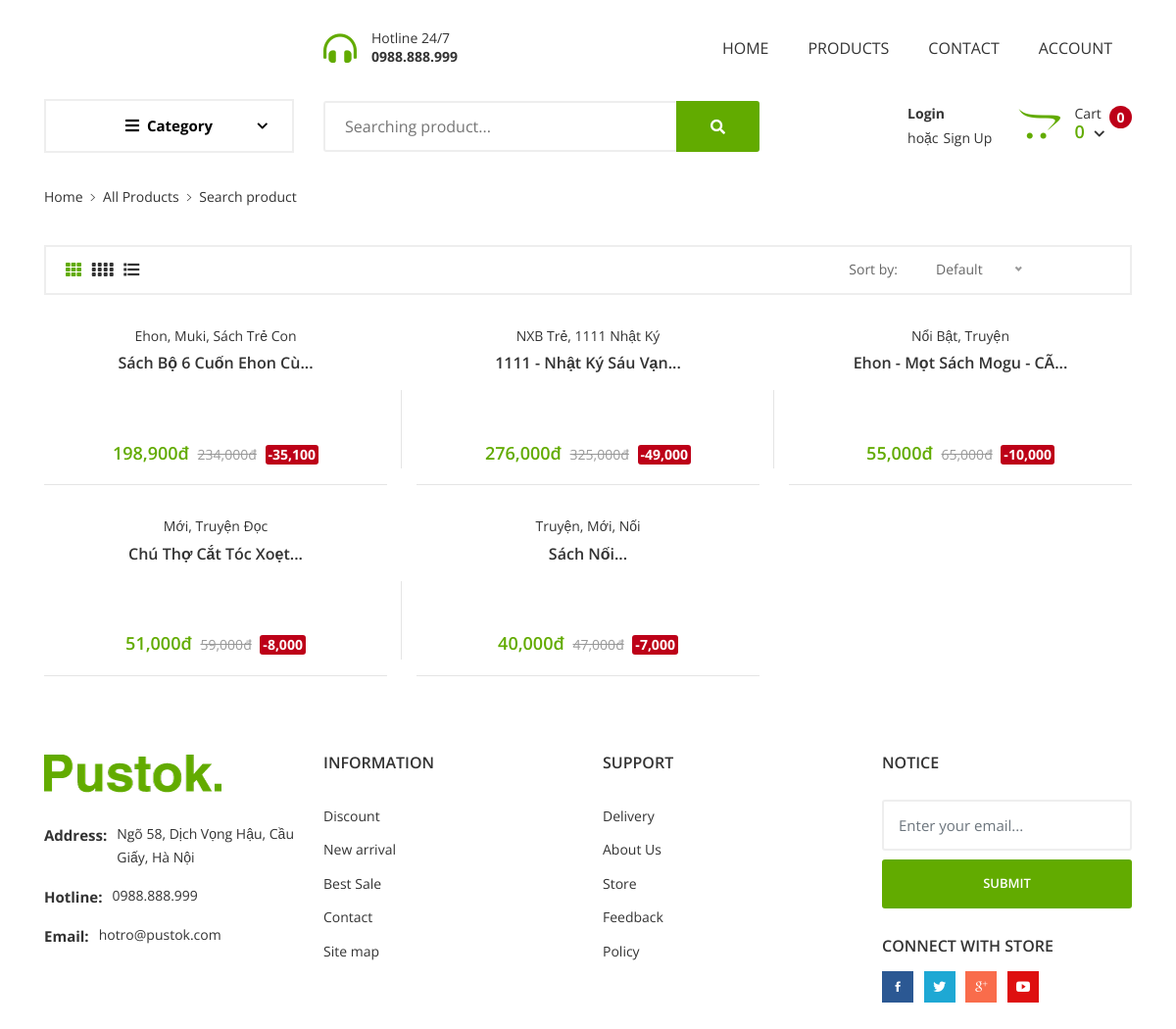
/tim-kiem.php, run on the app's committed database.
### tables this page shows
CREATE TABLE `sanpham` (
  `masanpham` int(11) NOT NULL,
  `tensanpham` varchar(255) NOT NULL,
  `giagoc` int(11) NOT NULL,
  `giaban` int(11) NOT NULL,
  `machuyenmuc` int(11) NOT NULL,
  `tag` varchar(255) NOT NULL,
  `mota` varchar(500) NOT NULL,
  `anhchinh` text NOT NULL,
  `anhphu1` text NOT NULL,
  `anhphu2` text NOT NULL,
  `anhphu3` text NOT NULL,
  `anhphu4` text NOT NULL,
  `motachitiet` text NOT NULL,
  `loaisanpham` int(1) NOT NULL
);

### database/query.php (called while the page is built, shortened)
<?php
function queryResult($conn, $sql){
    $result = $conn->query($sql);
    if ($result->num_rows > 0) {
        return $result;
    } else {
        return 0;
    }
}
?>

### tim-kiem.php (the view, shortened to what this page needs)
<?php require(__DIR__.'/layouts/header.php'); ?>
<?php
$tensach = "'%".$_GET['tensach']."%'";
$sql_sanpham = "SELECT * FROM sanpham WHERE tensanpham LIKE ".$tensach."";
$sanpham = queryResult($conn,$sql_sanpham);
 ?>
		<section class="breadcrumb-section">
			<div class="container">
				<div class="breadcrumb-contents">
					<nav aria-label="breadcrumb">
						<ol class="breadcrumb">
							<li class="breadcrumb-item"><a href="index.html">Home</a></li>
							<li class="breadcrumb-item ">All Products</li>
							<li class="breadcrumb-item active">Search product</li>
						</ol>
					</nav>
				</div>
			</div>
		</section>
		<main class="inner-page-sec-padding-bottom">
			<div class="container">
				<div class="shop-toolbar mb--30">
					<div class="row align-items-center">
						<div class="col-lg-2 col-md-2 col-sm-6">
							<div class="product-view-mode">
								<a href="#" class="sorting-btn active" data-target="grid"><i class="fas fa-th"></i></a>
								<a href="#" class="sorting-btn" data-target="grid-four">
									<span class="grid-four-icon">
										<i class="fas fa-grip-vertical"></i><i class="fas fa-grip-vertical"></i>
									</span>
								</a>
								<a href="#" class="sorting-btn" data-target="list "><i class="fas fa-list"></i></a>
							</div>
						</div>
						<div class="col-xl-4 col-lg-4 col-md-4 col-sm-6 mt--10 mt-md--0 ">
							<div class="sorting-selection">
								<span>Sort by:</span>
							</div>
						</div>
					</div>
				</div>
				<div class="shop-product-wrap grid with-pagination row space-db--30 shop-border">
					<?php if(!isset($sanpham->num_rows)){ ?>
						<p style="text-align: center; width: 100%;">We couldn't find the product!</p>
					<?php }else{ ?>
						<?php while($row = $sanpham->fetch_assoc()){ ?>
							<div class="col-lg-4 col-sm-6">
								<div class="product-card">
									<div class="product-grid-content">
										<div class="product-header">
											<a href="" class="author">
												<?php echo $row['tag']; ?>
											</a>
											<h3><a href="san-pham.php?id=<?php echo $row['masanpham']; ?>"><?php echo substr($row['tensanpham'],0,28);?>...</a></h3>
										</div>
										<div class="product-card--body">
											<div class="card-image">
											</div>
											<div class="price-block">
	                                            <span class="price"><?php echo number_format($row['giaban']); ?>đ</span>
	                                            <del class="price-old"><?php echo number_format($row['giagoc']); ?>đ</del>
	                                            <span class="price-discount">-<?php echo number_format($row['giagoc'] - $row['giaban']); ?></span>
	                                        </div>
										</div>
									</div> <hr>
								</div>
							</div>
						<?php } ?>
					<?php } ?>
				</div>
			</div>
		</main>
	</div>
<?php require(__DIR__.'/layouts/footer.php'); ?>

### layouts/header.php (shortened to what this page needs)
<?php
require('./database/connect.php');
require('./database/query.php');
?>
<!DOCTYPE html>
<html lang="zxx">
<head>
    <link rel="stylesheet" type="text/css" media="screen" href="css/plugins.css" />
    <link rel="stylesheet" type="text/css" media="screen" href="css/main.css" />
</head>
<body>
    <div class="site-wrapper" id="top">
        <div class="site-header d-none d-lg-block">
            <div class="header-middle pt--10 pb--10">
                <div class="container">
                    <div class="row align-items-center">
                        <div class="col-lg-3 ">
                        </div>
                        <div class="col-lg-3">
                            <div class="header-phone ">
                                <div class="icon">
                                    <i class="fas fa-headphones-alt"></i>
                                </div>
                                <div class="text">
                                    <p>Hotline 24/7</p>
                                    <p class="font-weight-bold number">0988.888.999</p>
                                </div>
                            </div>
                        </div>
                        <div class="col-lg-6">
                            <div class="main-navigation flex-lg-right">
                                <ul class="main-menu menu-right " style="display: -webkit-inline-box;">
                                    <li class="menu-item ">
                                        <a href="index.php">Home</a>
                                    </li>
                                    <li class="menu-item">
                                        <a href="tat-ca-san-pham.php">Products</a>
                                    </li>
                                    <li class="menu-item">
                                        <a href="lien-he.php">Contact</a>
                                    </li>
                                    <li class="menu-item">
                                        <a href="tai-khoan.php">Account</a>
                                    </li>
                                </ul>
                            </div>
                        </div>
                    </div>
                </div>
            </div>
            <div class="header-bottom pb--10">
                <div class="container">
                    <div class="row align-items-center">
                        <div class="col-lg-3">
                            <nav class="category-nav">
                                <div>
                                    <a href="javascript:void(0)" class="category-trigger"><i
                                            class="fa fa-bars"></i>Category</a>
                                </div>
                            </nav>
                        </div>
                        <div class="col-lg-5">
                            <form method="GET" action="tim-kiem.php">
                                <div class="header-search-block">
                                    <input type="text" placeholder="Searching product..." name="tensach">
                                    <button type="submit"><i class="fa fa-search" aria-hidden="true"></i></button>
                                </div>
                            </form>
                        </div>
                        <div class="col-lg-4">
                            <div class="main-navigation flex-lg-right">
                                <div class="cart-widget">
                                    <?php if(isset($_SESSION['dangnhap'])){ ?>
                                        <div class="login-block">
                                            <a href="#" class="font-weight-bold"><?php echo $_SESSION['taikhoan']; ?></a><br>
                                            <a href="dang-xuat.php">Logout</a>
                                        </div>
                                    <?php }else{ ?>
                                        <div class="login-block">
                                            <a href="dang-nhap.php" class="font-weight-bold">Login</a> <br>
                                            <span>hoặc</span><a href="dang-nhap.php">Sign Up</a>
                                        </div>
                                    <?php } ?>
                                    <div class="cart-block">
                                        <div class="cart-total">
                                            <span class="text-number slgiohang">
                                                0
                                            </span>
                                            <span class="text-item">
                                                Cart
                                            </span>
                                            <span class="price tiengiohang">
                                                0
                                                <i class="fas fa-chevron-down"></i>
                                            </span>
                                        </div>
                                    </div>
                                </div>
                            </div>
                        </div>
                    </div>
                </div>
            </div>
        </div>

### layouts/footer.php (shortened to what this page needs)
<footer class="site-footer">
        <div class="container">
            <div class="row justify-content-between  section-padding">
                <div class=" col-xl-3 col-lg-4 col-sm-6">
                    <div class="single-footer pb--40">
                        <div class="brand-footer footer-title">
                            <img src="image/logo--footer.png" alt="">
                        </div>
                        <div class="footer-contact">
                            <p><span class="label">Address:</span><span class="text">Ngõ 58, Dịch Vọng Hậu, Cầu Giấy, Hà Nội</span></p>
                            <p><span class="label">Hotline:</span><span class="text">0988.888.999</span></p>
                            <p><span class="label">Email:</span><span class="text">hotro@pustok.com</span></p>
                        </div>
                    </div>
                </div>
                <div class=" col-xl-3 col-lg-2 col-sm-6">
                    <div class="single-footer pb--40">
                        <div class="footer-title">
                            <h3>Information</h3>
                        </div>
                        <ul class="footer-list normal-list">
                            <li><a href="">Discount</a></li>
                            <li><a href="">New arrival</a></li>
                            <li><a href="">Best Sale</a></li>
                            <li><a href="">Contact</a></li>
                            <li><a href="">Site map</a></li>
                        </ul>
                    </div>
                </div>
                <div class=" col-xl-3 col-lg-2 col-sm-6">
                    <div class="single-footer pb--40">
                        <div class="footer-title">
                            <h3>Support</h3>
                        </div>
                        <ul class="footer-list normal-list">
                            <li><a href="">Delivery</a></li>
                            <li><a href="">About Us</a></li>
                            <li><a href="">Store</a></li>
                            <li><a href="">Feedback</a></li>
                            <li><a href="">Policy</a></li>
                        </ul>
                    </div>
                </div>
                <div class=" col-xl-3 col-lg-4 col-sm-6">
                    <div class="footer-title">
                        <h3>NOTICE</h3>
                    </div>
                    <div class="newsletter-form mb--30">
                        <form action="./php/mail.php">
                            <input type="email" class="form-control" placeholder="Enter your email...">
                            <button class="btn btn--primary w-100">Submit</button>
                        </form>
                    </div>
                    <div class="social-block">
                        <h3 class="title">CONNECT WITH STORE</h3>
                        <ul class="social-list list-inline">
                            <li class="single-social facebook"><a href=""><i class="ion ion-social-facebook"></i></a>
                            </li>
                            <li class="single-social twitter"><a href=""><i class="ion ion-social-twitter"></i></a></li>
                            <li class="single-social google"><a href=""><i
                                        class="ion ion-social-googleplus-outline"></i></a></li>
                            <li class="single-social youtube"><a href=""><i class="ion ion-social-youtube"></i></a></li>
                        </ul>
                    </div>
                </div>
            </div>
        </div>
    </footer>
</body>
</html>

### data on the page
sanpham: tag "Ehon, Muki, Sách Trẻ Con", tensanpham "Sách Bộ 6 Cuốn Ehon Cù", giaban "198,900", giagoc "234,000", $row['giagoc'] - $row['giaban'] "35,100"
sanpham: tag "NXB Trẻ, 1111 Nhật Ký", tensanpham "1111 - Nhật Ký Sáu Vạn", giaban "276,000", giagoc "325,000", $row['giagoc'] - $row['giaban'] "49,000"
sanpham: tag "Nổi Bật, Truyện", tensanpham "Ehon - Mọt Sách Mogu - CÃ", giaban "55,000", giagoc "65,000", $row['giagoc'] - $row['giaban'] "10,000"
sanpham: tag "Mới, Truyện Đọc", tensanpham "Chú Thợ Cắt Tóc Xoẹt", giaban "51,000", giagoc "59,000", $row['giagoc'] - $row['giaban'] "8,000"
sanpham: tag "Truyện, Mới, Nối", tensanpham "Sách Nối", giaban "40,000", giagoc "47,000", $row['giagoc'] - $row['giaban'] "7,000"
